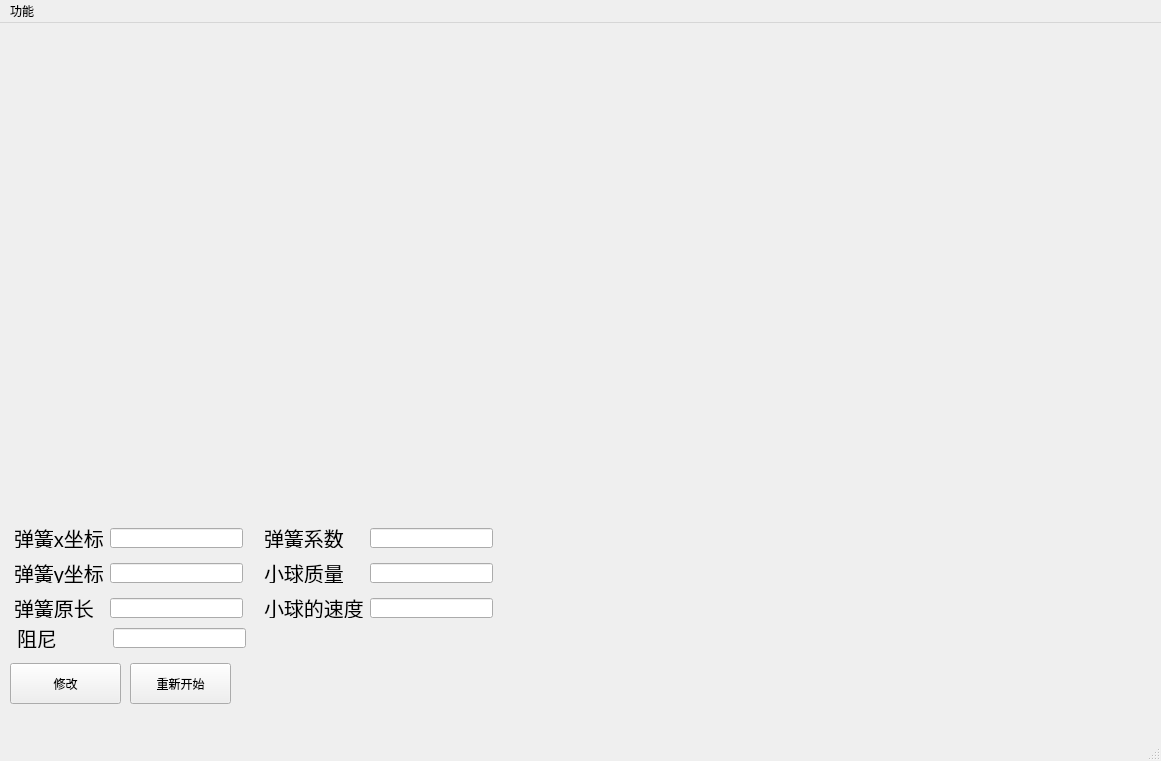
<?xml version="1.0" encoding="UTF-8"?>
<ui version="4.0">
 <class>MainWindow</class>
 <widget class="QMainWindow" name="MainWindow">
  <property name="geometry">
   <rect>
    <x>0</x>
    <y>0</y>
    <width>1161</width>
    <height>761</height>
   </rect>
  </property>
  <property name="windowTitle">
   <string>MainWindow</string>
  </property>
  <widget class="QWidget" name="centralwidget">
   <widget class="QLabel" name="label_4">
    <property name="geometry">
     <rect>
      <x>264</x>
      <y>505</y>
      <width>80</width>
      <height>20</height>
     </rect>
    </property>
    <property name="font">
     <font>
      <pointsize>15</pointsize>
     </font>
    </property>
    <property name="text">
     <string>弹簧系数</string>
    </property>
   </widget>
   <widget class="QLineEdit" name="lineEdit_y">
    <property name="geometry">
     <rect>
      <x>110</x>
      <y>540</y>
      <width>133</width>
      <height>20</height>
     </rect>
    </property>
   </widget>
   <widget class="QLabel" name="label_2">
    <property name="geometry">
     <rect>
      <x>14</x>
      <y>540</y>
      <width>90</width>
      <height>20</height>
     </rect>
    </property>
    <property name="font">
     <font>
      <pointsize>15</pointsize>
     </font>
    </property>
    <property name="text">
     <string>弹簧y坐标</string>
    </property>
   </widget>
   <widget class="QLabel" name="label_3">
    <property name="geometry">
     <rect>
      <x>14</x>
      <y>575</y>
      <width>80</width>
      <height>20</height>
     </rect>
    </property>
    <property name="font">
     <font>
      <pointsize>15</pointsize>
     </font>
    </property>
    <property name="text">
     <string>弹簧原长</string>
    </property>
   </widget>
   <widget class="QLabel" name="label">
    <property name="geometry">
     <rect>
      <x>14</x>
      <y>505</y>
      <width>90</width>
      <height>20</height>
     </rect>
    </property>
    <property name="font">
     <font>
      <pointsize>15</pointsize>
     </font>
    </property>
    <property name="text">
     <string>弹簧x坐标</string>
    </property>
   </widget>
   <widget class="QLabel" name="label_5">
    <property name="geometry">
     <rect>
      <x>264</x>
      <y>540</y>
      <width>80</width>
      <height>20</height>
     </rect>
    </property>
    <property name="font">
     <font>
      <pointsize>15</pointsize>
     </font>
    </property>
    <property name="text">
     <string>小球质量</string>
    </property>
   </widget>
   <widget class="QLineEdit" name="lineEdit_x">
    <property name="geometry">
     <rect>
      <x>110</x>
      <y>505</y>
      <width>133</width>
      <height>20</height>
     </rect>
    </property>
   </widget>
   <widget class="QLineEdit" name="lineEdit_m">
    <property name="geometry">
     <rect>
      <x>370</x>
      <y>540</y>
      <width>123</width>
      <height>20</height>
     </rect>
    </property>
   </widget>
   <widget class="QLineEdit" name="lineEdit_v">
    <property name="geometry">
     <rect>
      <x>370</x>
      <y>575</y>
      <width>123</width>
      <height>20</height>
     </rect>
    </property>
   </widget>
   <widget class="QLabel" name="label_6">
    <property name="geometry">
     <rect>
      <x>264</x>
      <y>575</y>
      <width>100</width>
      <height>20</height>
     </rect>
    </property>
    <property name="font">
     <font>
      <pointsize>15</pointsize>
     </font>
    </property>
    <property name="text">
     <string>小球的速度</string>
    </property>
   </widget>
   <widget class="QLabel" name="label_7">
    <property name="geometry">
     <rect>
      <x>17</x>
      <y>605</y>
      <width>80</width>
      <height>20</height>
     </rect>
    </property>
    <property name="font">
     <font>
      <pointsize>15</pointsize>
     </font>
    </property>
    <property name="text">
     <string>阻尼</string>
    </property>
   </widget>
   <widget class="QLineEdit" name="lineEdit_k">
    <property name="geometry">
     <rect>
      <x>370</x>
      <y>505</y>
      <width>123</width>
      <height>20</height>
     </rect>
    </property>
   </widget>
   <widget class="QLineEdit" name="lineEdit_l">
    <property name="geometry">
     <rect>
      <x>110</x>
      <y>575</y>
      <width>133</width>
      <height>20</height>
     </rect>
    </property>
   </widget>
   <widget class="QLineEdit" name="lineEdit_ZN">
    <property name="geometry">
     <rect>
      <x>113</x>
      <y>605</y>
      <width>133</width>
      <height>20</height>
     </rect>
    </property>
   </widget>
   <widget class="QPushButton" name="pushButton_XiuGai">
    <property name="geometry">
     <rect>
      <x>10</x>
      <y>640</y>
      <width>111</width>
      <height>41</height>
     </rect>
    </property>
    <property name="text">
     <string>修改</string>
    </property>
   </widget>
   <widget class="QPushButton" name="pushButton_2">
    <property name="geometry">
     <rect>
      <x>130</x>
      <y>640</y>
      <width>101</width>
      <height>41</height>
     </rect>
    </property>
    <property name="text">
     <string>重新开始</string>
    </property>
   </widget>
  </widget>
  <widget class="QMenuBar" name="menubar">
   <property name="geometry">
    <rect>
     <x>0</x>
     <y>0</y>
     <width>1161</width>
     <height>22</height>
    </rect>
   </property>
   <widget class="QMenu" name="menu">
    <property name="title">
     <string>功能</string>
    </property>
    <addaction name="start"/>
    <addaction name="stop"/>
    <addaction name="actioncanshushezhi"/>
   </widget>
   <addaction name="menu"/>
  </widget>
  <widget class="QStatusBar" name="statusbar"/>
  <action name="start">
   <property name="text">
    <string>start</string>
   </property>
  </action>
  <action name="stop">
   <property name="text">
    <string>stop</string>
   </property>
  </action>
  <action name="actioncanshushezhi">
   <property name="text">
    <string>canshushezhi</string>
   </property>
  </action>
 </widget>
 <resources/>
 <connections/>
</ui>
